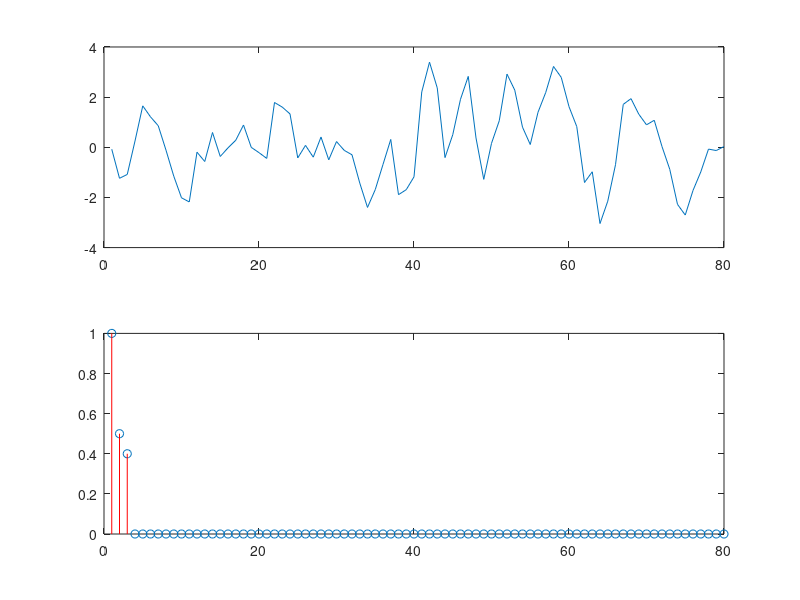

This figure's MATLAB source:
% Part c MA(2)
function [] = impulse_c()
clc
wN = normrnd(0,1,80);
x_t(1) = wN(1);
x_t(2) = wN(1) + wN(2);
x_t(3) = wN(1) + wN(2) + wN (3);
for i =4:80
    x_t(i) = wN(i) + wN(i-1) + wN(i-2);
end

figure
subplot(2,1,1)
plot(x_t)

subplot(2,1,2)
storage = [1 .5 .4 zeros(1,77)];
plot(storage, 'o')

for i = 1: length(storage)
    line([i i] ,[0 storage(i)], 'Color', 'r')
end
end